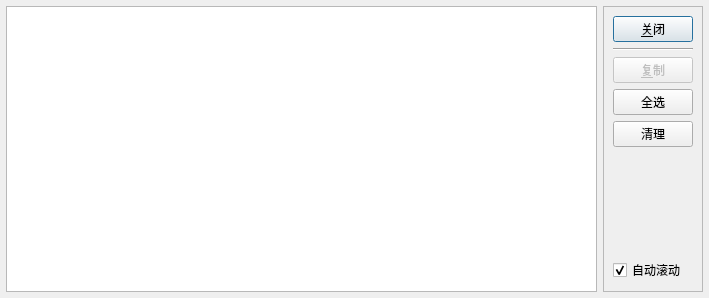
<?xml version="1.0" encoding="UTF-8"?>
<ui version="4.0">
 <class>LogDialog</class>
 <widget class="QDialog" name="LogDialog">
  <property name="geometry">
   <rect>
    <x>0</x>
    <y>0</y>
    <width>709</width>
    <height>298</height>
   </rect>
  </property>
  <property name="windowTitle">
   <string>查看日志</string>
  </property>
  <layout class="QHBoxLayout" name="horizontalLayout">
   <property name="leftMargin">
    <number>6</number>
   </property>
   <property name="topMargin">
    <number>6</number>
   </property>
   <property name="rightMargin">
    <number>6</number>
   </property>
   <property name="bottomMargin">
    <number>6</number>
   </property>
   <item>
    <widget class="QListWidget" name="listWidget">
     <property name="selectionMode">
      <enum>QAbstractItemView::MultiSelection</enum>
     </property>
    </widget>
   </item>
   <item>
    <widget class="QFrame" name="frame">
     <property name="frameShape">
      <enum>QFrame::StyledPanel</enum>
     </property>
     <property name="frameShadow">
      <enum>QFrame::Raised</enum>
     </property>
     <layout class="QVBoxLayout" name="verticalLayout_2">
      <item>
       <widget class="QPushButton" name="pushButtonClose">
        <property name="layoutDirection">
         <enum>Qt::LeftToRight</enum>
        </property>
        <property name="text">
         <string>&amp;关闭</string>
        </property>
       </widget>
      </item>
      <item>
       <widget class="Line" name="lineHorizontal">
        <property name="orientation">
         <enum>Qt::Horizontal</enum>
        </property>
       </widget>
      </item>
      <item>
       <widget class="QPushButton" name="pushButtonCopy">
        <property name="enabled">
         <bool>false</bool>
        </property>
        <property name="text">
         <string>&amp;复制</string>
        </property>
       </widget>
      </item>
      <item>
       <widget class="QPushButton" name="pushButtonSelectAll">
        <property name="text">
         <string>全选</string>
        </property>
       </widget>
      </item>
      <item>
       <widget class="QPushButton" name="pushButtonClear">
        <property name="text">
         <string>清理</string>
        </property>
       </widget>
      </item>
      <item>
       <spacer name="verticalSpacer">
        <property name="orientation">
         <enum>Qt::Vertical</enum>
        </property>
        <property name="sizeHint" stdset="0">
         <size>
          <width>20</width>
          <height>40</height>
         </size>
        </property>
       </spacer>
      </item>
      <item>
       <widget class="QCheckBox" name="checkBox_autoScroll">
        <property name="text">
         <string>自动滚动</string>
        </property>
        <property name="checked">
         <bool>true</bool>
        </property>
       </widget>
      </item>
     </layout>
    </widget>
   </item>
  </layout>
 </widget>
 <tabstops>
  <tabstop>listWidget</tabstop>
  <tabstop>pushButtonClose</tabstop>
  <tabstop>pushButtonCopy</tabstop>
  <tabstop>pushButtonSelectAll</tabstop>
  <tabstop>pushButtonClear</tabstop>
  <tabstop>checkBox_autoScroll</tabstop>
 </tabstops>
 <resources/>
 <connections>
  <connection>
   <sender>pushButtonClose</sender>
   <signal>clicked()</signal>
   <receiver>LogDialog</receiver>
   <slot>reject()</slot>
   <hints>
    <hint type="sourcelabel">
     <x>652</x>
     <y>26</y>
    </hint>
    <hint type="destinationlabel">
     <x>354</x>
     <y>148</y>
    </hint>
   </hints>
  </connection>
  <connection>
   <sender>listWidget</sender>
   <signal>itemSelectionChanged()</signal>
   <receiver>LogDialog</receiver>
   <slot>onItemSelectionChanged()</slot>
   <hints>
    <hint type="sourcelabel">
     <x>301</x>
     <y>148</y>
    </hint>
    <hint type="destinationlabel">
     <x>354</x>
     <y>148</y>
    </hint>
   </hints>
  </connection>
 </connections>
 <slots>
  <slot>onItemSelectionChanged()</slot>
 </slots>
</ui>
